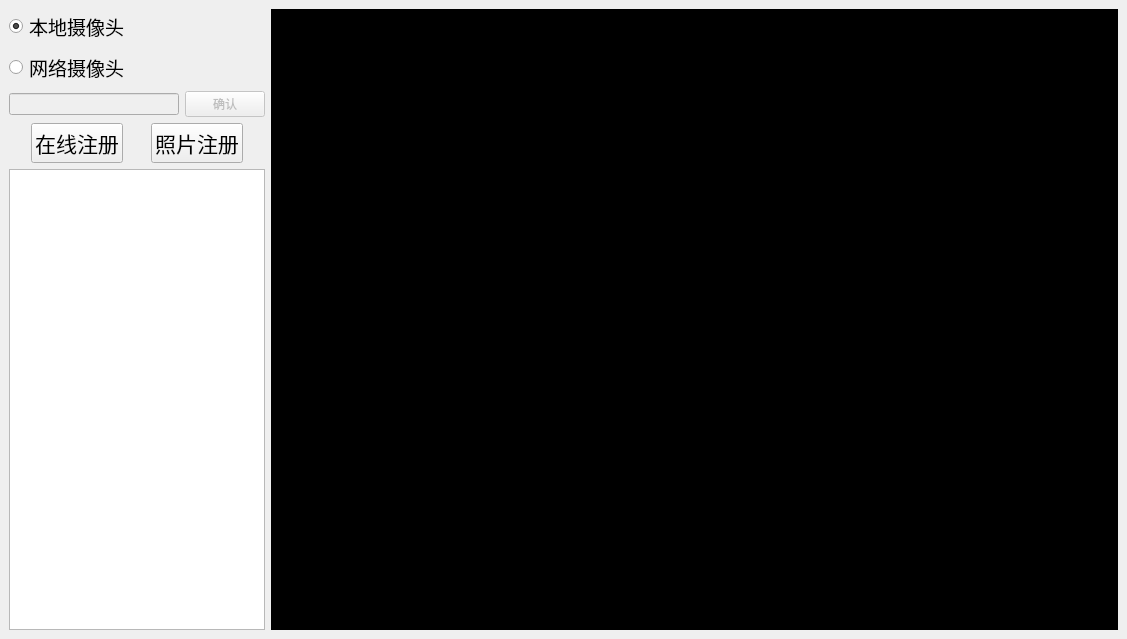
<?xml version="1.0" encoding="UTF-8"?>
<ui version="4.0">
 <class>MainWindow</class>
 <widget class="QMainWindow" name="MainWindow">
  <property name="geometry">
   <rect>
    <x>0</x>
    <y>0</y>
    <width>1127</width>
    <height>639</height>
   </rect>
  </property>
  <property name="windowTitle">
   <string>MainWindow</string>
  </property>
  <property name="styleSheet">
   <string notr="true"/>
  </property>
  <widget class="QWidget" name="centralwidget">
   <layout class="QHBoxLayout" name="horizontalLayout_3">
    <item>
     <layout class="QVBoxLayout" name="verticalLayout_3">
      <item>
       <layout class="QVBoxLayout" name="verticalLayout">
        <item>
         <widget class="QRadioButton" name="local_camera_radio">
          <property name="sizePolicy">
           <sizepolicy hsizetype="Minimum" vsizetype="Preferred">
            <horstretch>0</horstretch>
            <verstretch>0</verstretch>
           </sizepolicy>
          </property>
          <property name="font">
           <font>
            <family>等线</family>
            <pointsize>14</pointsize>
           </font>
          </property>
          <property name="acceptDrops">
           <bool>false</bool>
          </property>
          <property name="text">
           <string>本地摄像头</string>
          </property>
          <property name="checked">
           <bool>true</bool>
          </property>
         </widget>
        </item>
        <item>
         <layout class="QHBoxLayout" name="horizontalLayout_5">
          <item>
           <layout class="QVBoxLayout" name="verticalLayout_2">
            <item>
             <widget class="QRadioButton" name="network_camera_radio">
              <property name="sizePolicy">
               <sizepolicy hsizetype="Minimum" vsizetype="Minimum">
                <horstretch>0</horstretch>
                <verstretch>0</verstretch>
               </sizepolicy>
              </property>
              <property name="font">
               <font>
                <family>等线</family>
                <pointsize>14</pointsize>
               </font>
              </property>
              <property name="text">
               <string>网络摄像头</string>
              </property>
             </widget>
            </item>
            <item>
             <layout class="QHBoxLayout" name="horizontalLayout_2">
              <item>
               <widget class="QLineEdit" name="rtsp_editline">
                <property name="enabled">
                 <bool>false</bool>
                </property>
                <property name="sizePolicy">
                 <sizepolicy hsizetype="Preferred" vsizetype="Fixed">
                  <horstretch>0</horstretch>
                  <verstretch>0</verstretch>
                 </sizepolicy>
                </property>
               </widget>
              </item>
              <item>
               <widget class="QPushButton" name="confirm_button">
                <property name="enabled">
                 <bool>false</bool>
                </property>
                <property name="sizePolicy">
                 <sizepolicy hsizetype="Fixed" vsizetype="Fixed">
                  <horstretch>0</horstretch>
                  <verstretch>0</verstretch>
                 </sizepolicy>
                </property>
                <property name="text">
                 <string>确认</string>
                </property>
               </widget>
              </item>
             </layout>
            </item>
           </layout>
          </item>
         </layout>
        </item>
       </layout>
      </item>
      <item>
       <layout class="QHBoxLayout" name="horizontalLayout">
        <item>
         <widget class="QPushButton" name="record_button">
          <property name="sizePolicy">
           <sizepolicy hsizetype="Fixed" vsizetype="Fixed">
            <horstretch>0</horstretch>
            <verstretch>0</verstretch>
           </sizepolicy>
          </property>
          <property name="font">
           <font>
            <family>黑体</family>
            <pointsize>16</pointsize>
           </font>
          </property>
          <property name="text">
           <string>在线注册</string>
          </property>
         </widget>
        </item>
        <item>
         <widget class="QPushButton" name="imgrecord_button">
          <property name="sizePolicy">
           <sizepolicy hsizetype="Fixed" vsizetype="Fixed">
            <horstretch>0</horstretch>
            <verstretch>0</verstretch>
           </sizepolicy>
          </property>
          <property name="font">
           <font>
            <family>黑体</family>
            <pointsize>16</pointsize>
           </font>
          </property>
          <property name="text">
           <string>照片注册</string>
          </property>
         </widget>
        </item>
       </layout>
      </item>
      <item>
       <widget class="QTableWidget" name="table">
        <property name="sizePolicy">
         <sizepolicy hsizetype="Minimum" vsizetype="Expanding">
          <horstretch>0</horstretch>
          <verstretch>0</verstretch>
         </sizepolicy>
        </property>
        <property name="sortingEnabled">
         <bool>false</bool>
        </property>
       </widget>
      </item>
     </layout>
    </item>
    <item>
     <widget class="QLabel" name="frame_label">
      <property name="sizePolicy">
       <sizepolicy hsizetype="Expanding" vsizetype="Expanding">
        <horstretch>0</horstretch>
        <verstretch>0</verstretch>
       </sizepolicy>
      </property>
      <property name="minimumSize">
       <size>
        <width>640</width>
        <height>480</height>
       </size>
      </property>
      <property name="maximumSize">
       <size>
        <width>1280</width>
        <height>960</height>
       </size>
      </property>
      <property name="styleSheet">
       <string notr="true">background-color: balck</string>
      </property>
      <property name="text">
       <string>TextLabel</string>
      </property>
     </widget>
    </item>
   </layout>
   <zorder>frame_label</zorder>
   <zorder></zorder>
  </widget>
 </widget>
 <resources/>
 <connections/>
</ui>
